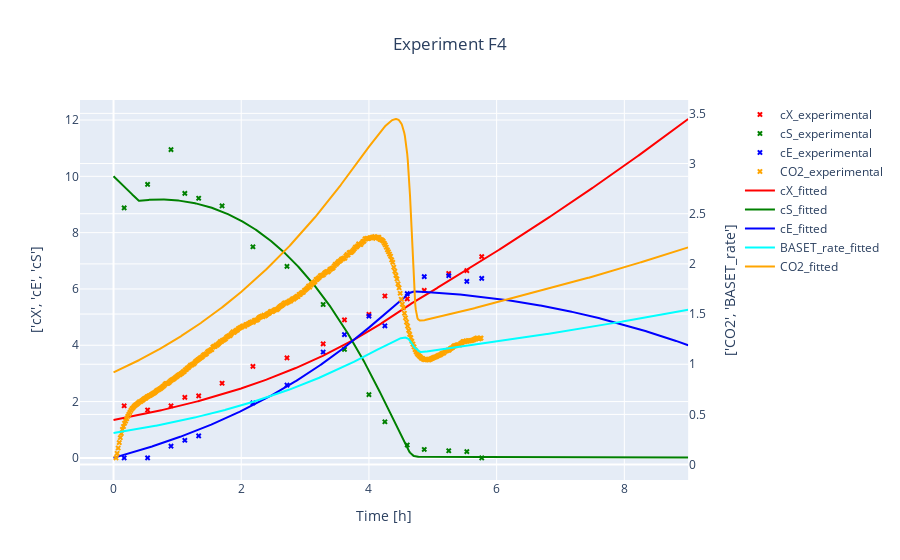
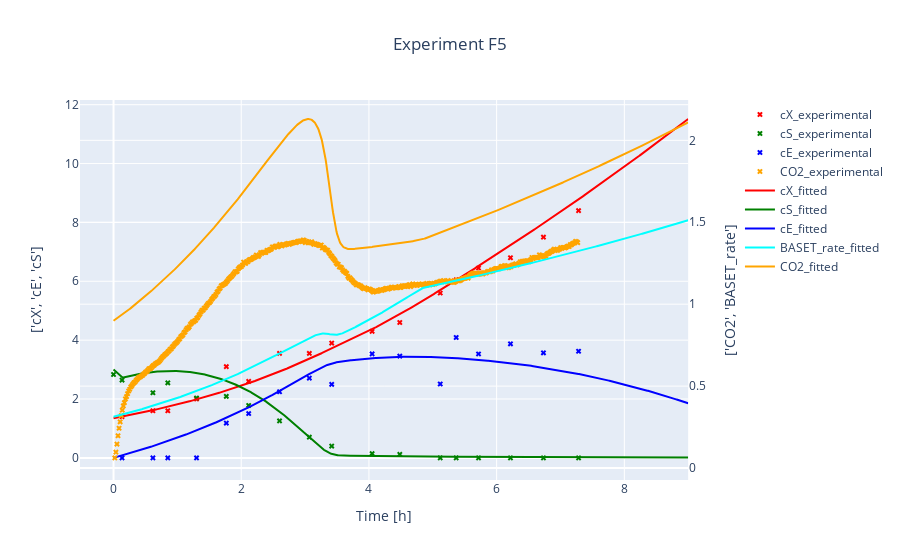
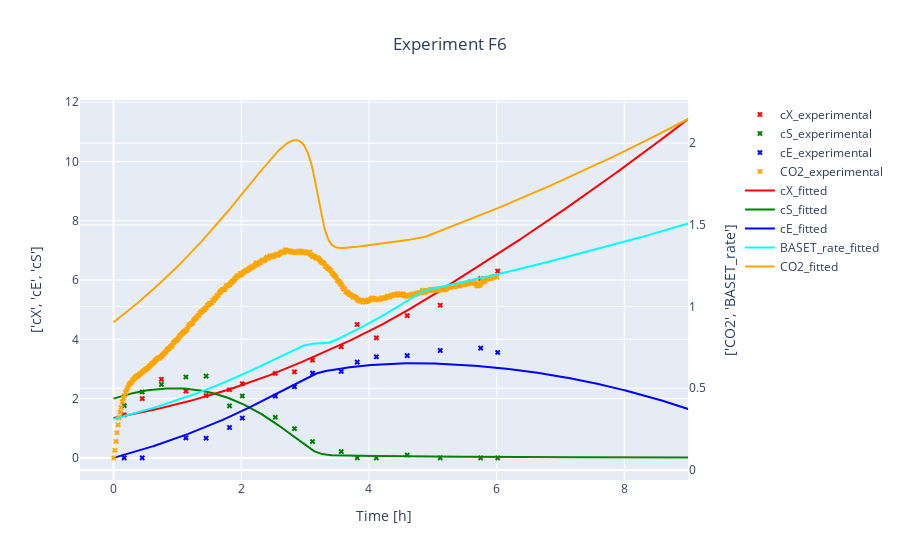
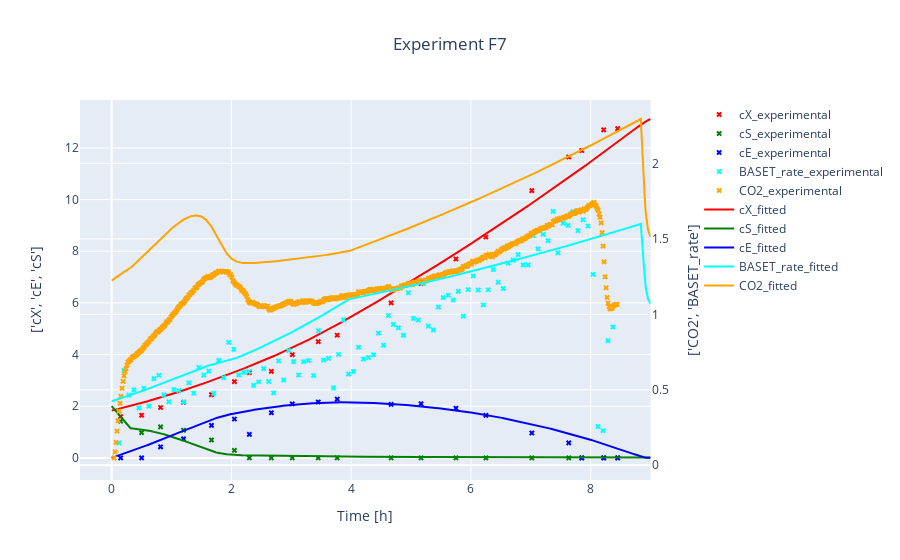

Notebook source saved alongside these figures, in order:
### Code cell
#Get datasets of experiments and simulate for each expriment, save both in seperate dictionaries
#it is necessary to estimate beforehand (yeast.estimate) for good simulation results, because yeast.p takes on the estimated params after estimation
t_grid = np.linspace(0,9,1001)      #artificial t_grid

sim_dict_all = {experiment.exp_id: yeast.simulate(experiment = experiment, t_grid = t_grid) for experiment in experiment_dict.values()}
#experiment_dataset_dict_all = {experiment.exp_id: experiment.dataset for experiment in experiment_dict.values()} # also possible to give

#visualize experiments and simulated data simultaneously
for exp_id  in experiment_dict.keys():
    title = "Experiment {0}".format(exp_id) 
    visualize(experiment_dict[exp_id] , sim_dict_all[exp_id], title = title, suffix_1= "_experimental", suffix_2 = "_fitted", title_x= 0.5).show()

### Figure 1 — Plotly figure (JSON) as saved in the notebook; plotly's stock layout.template omitted (floating-point values rounded to 4 significant figures; data arrays with more than 128 entries replaced by an {"elided": "..."} marker saying what was removed)
{"data": [{"marker": {"color": "red", "size": 5, "symbol": "x"}, "mode": "markers", "name": "cX_experimental", "type": "scatter", "x": [0, 0.1667, 0.5333, 0.9, 1.117, 1.333, 1.7, 2.183, 2.717, 3.283, 3.617, 4, 4.25, 4.6, 4.867, 5.25, 5.533, 5.767], "xaxis": "x", "y": [null, 1.85, 1.7, 1.85, 2.15, 2.2, 2.65, 3.25, 3.55, 4.05, 4.9, 5.1, 5.75, 5.65, 5.95, 6.55, 6.65, 7.15], "yaxis": "y"}, {"marker": {"color": "green", "size": 5, "symbol": "x"}, "mode": "markers", "name": "cS_experimental", "type": "scatter", "x": [0, 0.1667, 0.5333, 0.9, 1.117, 1.333, 1.7, 2.183, 2.717, 3.283, 3.617, 4, 4.25, 4.6, 4.867, 5.25, 5.533, 5.767], "xaxis": "x", "y": [null, 8.879, 9.714, 10.95, 9.394, 9.222, 8.95, 7.498, 6.802, 5.449, 3.853, 2.245, 1.281, 0.4575, 0.2988, 0.2528, 0.223, 0], "yaxis": "y"}, {"marker": {"color": "blue", "size": 5, "symbol": "x"}, "mode": "markers", "name": "cE_experimental", "type": "scatter", "x": [0, 0.1667, 0.5333, 0.9, 1.117, 1.333, 1.7, 2.183, 2.717, 3.283, 3.617, 4, 4.25, 4.6, 4.867, 5.25, 5.533, 5.767], "xaxis": "x", "y": [null, 0, 0, 0.4172, 0.6247, 0.7807, null, 1.953, 2.585, 3.759, 4.379, 5.034, 4.689, 5.837, 6.437, 6.472, 6.267, 6.374], "yaxis": "y"}, {"marker": {"color": "orange", "size": 5, "symbol": "x"}, "mode": "markers", "name": "CO2_experimental", "type": "scatter", "x": {"elided": "344 float values"}, "xaxis": "x", "y": {"elided": "344 float values"}, "yaxis": "y2"}, {"marker": {"color": "red", "size": 5, "symbol": "x"}, "mode": "lines", "name": "cX_fitted", "type": "scatter", "x": {"elided": "1001 float values"}, "xaxis": "x", "y": {"elided": "1001 float values"}, "yaxis": "y"}, {"marker": {"color": "green", "size": 5, "symbol": "x"}, "mode": "lines", "name": "cS_fitted", "type": "scatter", "x": {"elided": "1001 float values"}, "xaxis": "x", "y": {"elided": "1001 float values"}, "yaxis": "y"}, {"marker": {"color": "blue", "size": 5, "symbol": "x"}, "mode": "lines", "name": "cE_fitted", "type": "scatter", "x": {"elided": "1001 float values"}, "xaxis": "x", "y": {"elided": "1001 float values"}, "yaxis": "y"}, {"marker": {"color": "cyan", "size": 5, "symbol": "x"}, "mode": "lines", "name": "BASET_rate_fitted", "type": "scatter", "x": {"elided": "1001 float values"}, "xaxis": "x", "y": {"elided": "1001 float values"}, "yaxis": "y2"}, {"marker": {"color": "orange", "size": 5, "symbol": "x"}, "mode": "lines", "name": "CO2_fitted", "type": "scatter", "x": {"elided": "1001 float values"}, "xaxis": "x", "y": {"elided": "1001 float values"}, "yaxis": "y2"}], "layout": {"title": {"text": "Experiment F4", "x": 0.5}, "xaxis": {"anchor": "y", "domain": [0, 0.94], "title": {"text": "Time [h]"}}, "yaxis": {"anchor": "x", "domain": [0, 1], "title": {"standoff": 20, "text": "['cX', 'cE', 'cS']"}, "type": "linear"}, "yaxis2": {"anchor": "x", "overlaying": "y", "side": "right", "title": {"standoff": 20, "text": "['CO2', 'BASET_rate']"}, "type": "linear"}}}

### Figure 2 — Plotly figure (JSON) as saved in the notebook; plotly's stock layout.template omitted (floating-point values rounded to 4 significant figures; data arrays with more than 128 entries replaced by an {"elided": "..."} marker saying what was removed)
{"data": [{"marker": {"color": "red", "size": 5, "symbol": "x"}, "mode": "markers", "name": "cX_experimental", "type": "scatter", "x": [0, 0.1333, 0.6167, 0.85, 1.3, 1.767, 2.117, 2.6, 3.067, 3.417, 4.05, 4.483, 5.117, 5.367, 5.717, 6.217, 6.733, 7.283], "xaxis": "x", "y": [null, 1.4, 1.6, 1.6, 2, 3.1, 2.6, 3.55, 3.55, 3.9, 4.3, 4.6, 5.6, 6.05, 6.45, 6.8, 7.5, 8.4], "yaxis": "y"}, {"marker": {"color": "green", "size": 5, "symbol": "x"}, "mode": "markers", "name": "cS_experimental", "type": "scatter", "x": [0, 0.1333, 0.6167, 0.85, 1.3, 1.767, 2.117, 2.6, 3.067, 3.417, 4.05, 4.483, 5.117, 5.367, 5.717, 6.217, 6.733, 7.283], "xaxis": "x", "y": [2.832, 2.643, 2.213, 2.55, 2.034, 2.091, 1.781, 1.256, 0.7038, 0.3995, 0.1465, 0.1218, 0, 0, 0, 0, 0, 0], "yaxis": "y"}, {"marker": {"color": "blue", "size": 5, "symbol": "x"}, "mode": "markers", "name": "cE_experimental", "type": "scatter", "x": [0, 0.1333, 0.6167, 0.85, 1.3, 1.767, 2.117, 2.6, 3.067, 3.417, 4.05, 4.483, 5.117, 5.367, 5.717, 6.217, 6.733, 7.283], "xaxis": "x", "y": [null, 0, 0, 0, 0, 1.182, 1.506, 2.246, 2.71, 2.498, 3.533, 3.457, 2.51, 4.089, 3.531, 3.874, 3.568, 3.623], "yaxis": "y"}, {"marker": {"color": "orange", "size": 5, "symbol": "x"}, "mode": "markers", "name": "CO2_experimental", "type": "scatter", "x": {"elided": "436 float values"}, "xaxis": "x", "y": {"elided": "436 float values"}, "yaxis": "y2"}, {"marker": {"color": "red", "size": 5, "symbol": "x"}, "mode": "lines", "name": "cX_fitted", "type": "scatter", "x": {"elided": "1001 float values"}, "xaxis": "x", "y": {"elided": "1001 float values"}, "yaxis": "y"}, {"marker": {"color": "green", "size": 5, "symbol": "x"}, "mode": "lines", "name": "cS_fitted", "type": "scatter", "x": {"elided": "1001 float values"}, "xaxis": "x", "y": {"elided": "1001 float values"}, "yaxis": "y"}, {"marker": {"color": "blue", "size": 5, "symbol": "x"}, "mode": "lines", "name": "cE_fitted", "type": "scatter", "x": {"elided": "1001 float values"}, "xaxis": "x", "y": {"elided": "1001 float values"}, "yaxis": "y"}, {"marker": {"color": "cyan", "size": 5, "symbol": "x"}, "mode": "lines", "name": "BASET_rate_fitted", "type": "scatter", "x": {"elided": "1001 float values"}, "xaxis": "x", "y": {"elided": "1001 float values"}, "yaxis": "y2"}, {"marker": {"color": "orange", "size": 5, "symbol": "x"}, "mode": "lines", "name": "CO2_fitted", "type": "scatter", "x": {"elided": "1001 float values"}, "xaxis": "x", "y": {"elided": "1001 float values"}, "yaxis": "y2"}], "layout": {"title": {"text": "Experiment F5", "x": 0.5}, "xaxis": {"anchor": "y", "domain": [0, 0.94], "title": {"text": "Time [h]"}}, "yaxis": {"anchor": "x", "domain": [0, 1], "title": {"standoff": 20, "text": "['cX', 'cE', 'cS']"}, "type": "linear"}, "yaxis2": {"anchor": "x", "overlaying": "y", "side": "right", "title": {"standoff": 20, "text": "['CO2', 'BASET_rate']"}, "type": "linear"}}}

### Figure 3 — Plotly figure (JSON) as saved in the notebook; plotly's stock layout.template omitted (floating-point values rounded to 4 significant figures; data arrays with more than 128 entries replaced by an {"elided": "..."} marker saying what was removed)
{"data": [{"marker": {"color": "red", "size": 5, "symbol": "x"}, "mode": "markers", "name": "cX_experimental", "type": "scatter", "x": [0, 0.1667, 0.45, 0.75, 1.133, 1.45, 1.817, 2.017, 2.533, 2.833, 3.117, 3.567, 3.817, 4.117, 4.6, 5.117, 5.75, 6.017], "xaxis": "x", "y": [null, 1.45, 2, 2.65, 2.25, 2.1, 2.3, 2.5, 2.85, 2.9, 3.3, 3.75, 4.5, 4.05, 4.8, 5.15, 6.05, 6.3], "yaxis": "y"}, {"marker": {"color": "green", "size": 5, "symbol": "x"}, "mode": "markers", "name": "cS_experimental", "type": "scatter", "x": [0, 0.1667, 0.45, 0.75, 1.133, 1.45, 1.817, 2.017, 2.533, 2.833, 3.117, 3.567, 3.817, 4.117, 4.6, 5.117, 5.75, 6.017], "xaxis": "x", "y": [null, 1.765, 2.223, 2.481, 2.73, 2.759, 1.754, 2.087, 1.369, 0.9841, 0.5504, 0.2129, 0, 0, 0.09543, 0, 0, 0], "yaxis": "y"}, {"marker": {"color": "blue", "size": 5, "symbol": "x"}, "mode": "markers", "name": "cE_experimental", "type": "scatter", "x": [0, 0.1667, 0.45, 0.75, 1.133, 1.45, 1.817, 2.017, 2.533, 2.833, 3.117, 3.567, 3.817, 4.117, 4.6, 5.117, 5.75, 6.017], "xaxis": "x", "y": [null, 0, 0, null, 0.6755, 0.6635, 1.026, 1.343, 2.084, 2.4, 2.859, 2.916, 3.229, 3.411, 3.452, 3.623, 3.703, 3.557], "yaxis": "y"}, {"marker": {"color": "orange", "size": 5, "symbol": "x"}, "mode": "markers", "name": "CO2_experimental", "type": "scatter", "x": {"elided": "361 float values"}, "xaxis": "x", "y": {"elided": "361 float values"}, "yaxis": "y2"}, {"marker": {"color": "red", "size": 5, "symbol": "x"}, "mode": "lines", "name": "cX_fitted", "type": "scatter", "x": {"elided": "1001 float values"}, "xaxis": "x", "y": {"elided": "1001 float values"}, "yaxis": "y"}, {"marker": {"color": "green", "size": 5, "symbol": "x"}, "mode": "lines", "name": "cS_fitted", "type": "scatter", "x": {"elided": "1001 float values"}, "xaxis": "x", "y": {"elided": "1001 float values"}, "yaxis": "y"}, {"marker": {"color": "blue", "size": 5, "symbol": "x"}, "mode": "lines", "name": "cE_fitted", "type": "scatter", "x": {"elided": "1001 float values"}, "xaxis": "x", "y": {"elided": "1001 float values"}, "yaxis": "y"}, {"marker": {"color": "cyan", "size": 5, "symbol": "x"}, "mode": "lines", "name": "BASET_rate_fitted", "type": "scatter", "x": {"elided": "1001 float values"}, "xaxis": "x", "y": {"elided": "1001 float values"}, "yaxis": "y2"}, {"marker": {"color": "orange", "size": 5, "symbol": "x"}, "mode": "lines", "name": "CO2_fitted", "type": "scatter", "x": {"elided": "1001 float values"}, "xaxis": "x", "y": {"elided": "1001 float values"}, "yaxis": "y2"}], "layout": {"title": {"text": "Experiment F6", "x": 0.5}, "xaxis": {"anchor": "y", "domain": [0, 0.94], "title": {"text": "Time [h]"}}, "yaxis": {"anchor": "x", "domain": [0, 1], "title": {"standoff": 20, "text": "['cX', 'cE', 'cS']"}, "type": "linear"}, "yaxis2": {"anchor": "x", "overlaying": "y", "side": "right", "title": {"standoff": 20, "text": "['CO2', 'BASET_rate']"}, "type": "linear"}}}

### Figure 4 — Plotly figure (JSON) as saved in the notebook; plotly's stock layout.template omitted (floating-point values rounded to 4 significant figures; data arrays with more than 128 entries replaced by an {"elided": "..."} marker saying what was removed)
{"data": [{"marker": {"color": "red", "size": 5, "symbol": "x"}, "mode": "markers", "name": "cX_experimental", "type": "scatter", "x": [0, 0.15, 0.5, 0.8167, 1.2, 1.667, 2.05, 2.3, 2.667, 3.017, 3.45, 3.767, 4.667, 5.167, 5.75, 6.25, 7.017, 7.633, 7.85, 8.217, 8.45], "xaxis": "x", "y": [null, 1.6, 1.65, 1.95, 2.15, 2.45, 2.95, 3.3, 3.35, 4, 4.5, 4.75, 6, 6.75, 7.7, 8.55, 10.35, 11.65, 11.9, 12.7, 12.75], "yaxis": "y"}, {"marker": {"color": "green", "size": 5, "symbol": "x"}, "mode": "markers", "name": "cS_experimental", "type": "scatter", "x": [0, 0.15, 0.5, 0.8167, 1.2, 1.667, 2.05, 2.3, 2.667, 3.017, 3.45, 3.767, 4.667, 5.167, 5.75, 6.25, 7.017, 7.633, 7.85, 8.217, 8.45], "xaxis": "x", "y": [null, 1.419, 0.9746, 1.198, 1.068, 0.6934, 0.2877, 0, 0, 0, 0, 0, 0, 0, 0, 0, 0, 0, 0, 0, 0], "yaxis": "y"}, {"marker": {"color": "blue", "size": 5, "symbol": "x"}, "mode": "markers", "name": "cE_experimental", "type": "scatter", "x": [0, 0.15, 0.5, 0.8167, 1.2, 1.667, 2.05, 2.3, 2.667, 3.017, 3.45, 3.767, 4.667, 5.167, 5.75, 6.25, 7.017, 7.633, 7.85, 8.217, 8.45], "xaxis": "x", "y": [null, 0, 0, 0.428, 0.7334, 1.257, 1.504, 0.9111, 1.747, 2.091, 2.164, 2.277, 2.069, 2.095, 1.923, 1.645, 0.9623, 0.5794, 0, 0, 0], "yaxis": "y"}, {"marker": {"color": "cyan", "size": 5, "symbol": "x"}, "mode": "markers", "name": "BASET_rate_experimental", "type": "scatter", "x": [0.03833, 0.1217, 0.205, 0.2883, 0.3717, 0.455, 0.5383, 0.6217, 0.705, 0.7883, 0.8717, 0.955, 1.038, 1.122, 1.205, 1.288, 1.372, 1.455, 1.538, 1.622, 1.705, 1.788, 1.872, 1.955, 2.038, 2.122, 2.205, 2.288, 2.372, 2.455, 2.538, 2.622, 2.705, 2.788, 2.872, 2.955, 3.038, 3.122, 3.205, 3.288, 3.372, 3.455, 3.538, 3.622, 3.705, 3.788, 3.872, 3.955, 4.038, 4.122, 4.205, 4.288, 4.372, 4.455, 4.538, 4.622, 4.705, 4.788, 4.872, 4.955, 5.038, 5.122, 5.205, 5.288, 5.372, 5.455, 5.538, 5.622, 5.705, 5.788, 5.872, 5.955, 6.038, 6.122, 6.205, 6.288, 6.372, 6.455, 6.538, 6.622, 6.705, 6.788, 6.872, 6.955, 7.038, 7.122, 7.205, 7.288, 7.372, 7.455, 7.538, 7.622, 7.705, 7.788, 7.872, 7.955, 8.038, 8.122, 8.205, 8.288, 8.372], "xaxis": "x", "y": [null, 0.148, 0.627, 0.465, 0.499, 0.38, 0.509, 0.392, 0.574, 0.596, 0.466, 0.42, 0.501, 0.495, 0.418, 0.546, 0.477, 0.648, 0.597, 0.624, 0.476, 0.695, 0.581, 0.814, 0.768, 0.599, 0.616, 0.62, 0.529, 0.553, 0.64, 0.555, 0.479, 0.691, 0.565, 0.76, 0.687, 0.598, 0.686, 0.694, 0.594, 0.892, 0.697, 0.708, 0.513, 0.734, 0.963, 0.604, 0.621, 0.782, 0.703, 0.714, 0.732, 0.875, 0.795, 0.992, 0.933, 0.91, 0.86, 1.143, 0.973, 0.962, 1.205, 0.922, 0.896, 1.048, 1.111, 1.126, 1.095, 1.152, 0.987, 1.164, 1.254, 1.161, 1.062, 1.163, 1.297, 1.212, 1.171, 1.339, 1.359, 1.395, 1.327, 1.327, 1.521, 1.433, 1.53, 1.488, 1.682, 1.407, 1.603, 1.589, 1.68, 1.554, 1.626, 1.585, 1.264, 0.257, 0.229, 0.826, 0.916], "yaxis": "y2"}, {"marker": {"color": "orange", "size": 5, "symbol": "x"}, "mode": "markers", "name": "CO2_experimental", "type": "scatter", "x": {"elided": "505 float values"}, "xaxis": "x", "y": {"elided": "505 float values"}, "yaxis": "y2"}, {"marker": {"color": "red", "size": 5, "symbol": "x"}, "mode": "lines", "name": "cX_fitted", "type": "scatter", "x": {"elided": "1001 float values"}, "xaxis": "x", "y": {"elided": "1001 float values"}, "yaxis": "y"}, {"marker": {"color": "green", "size": 5, "symbol": "x"}, "mode": "lines", "name": "cS_fitted", "type": "scatter", "x": {"elided": "1001 float values"}, "xaxis": "x", "y": {"elided": "1001 float values"}, "yaxis": "y"}, {"marker": {"color": "blue", "size": 5, "symbol": "x"}, "mode": "lines", "name": "cE_fitted", "type": "scatter", "x": {"elided": "1001 float values"}, "xaxis": "x", "y": {"elided": "1001 float values"}, "yaxis": "y"}, {"marker": {"color": "cyan", "size": 5, "symbol": "x"}, "mode": "lines", "name": "BASET_rate_fitted", "type": "scatter", "x": {"elided": "1001 float values"}, "xaxis": "x", "y": {"elided": "1001 float values"}, "yaxis": "y2"}, {"marker": {"color": "orange", "size": 5, "symbol": "x"}, "mode": "lines", "name": "CO2_fitted", "type": "scatter", "x": {"elided": "1001 float values"}, "xaxis": "x", "y": {"elided": "1001 float values"}, "yaxis": "y2"}], "layout": {"title": {"text": "Experiment F7", "x": 0.5}, "xaxis": {"anchor": "y", "domain": [0, 0.94], "title": {"text": "Time [h]"}}, "yaxis": {"anchor": "x", "domain": [0, 1], "title": {"standoff": 20, "text": "['cX', 'cE', 'cS']"}, "type": "linear"}, "yaxis2": {"anchor": "x", "overlaying": "y", "side": "right", "title": {"standoff": 20, "text": "['CO2', 'BASET_rate']"}, "type": "linear"}}}
